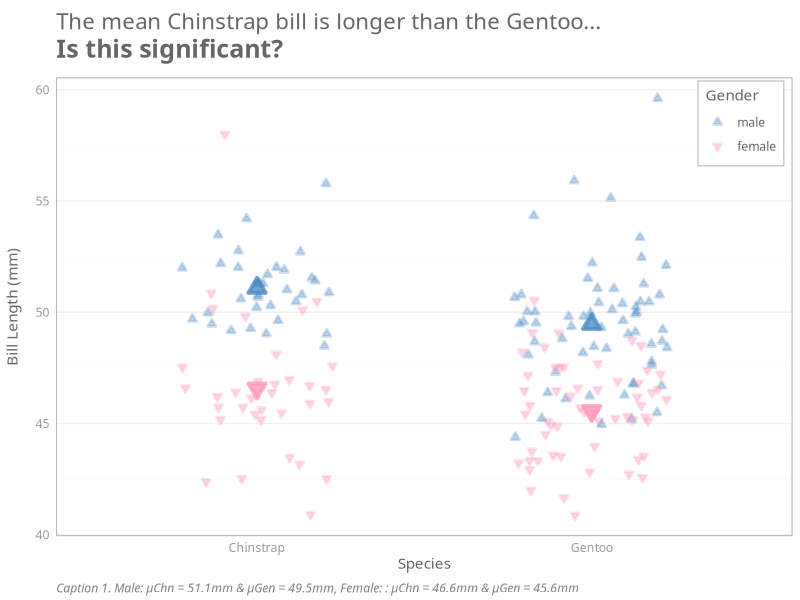
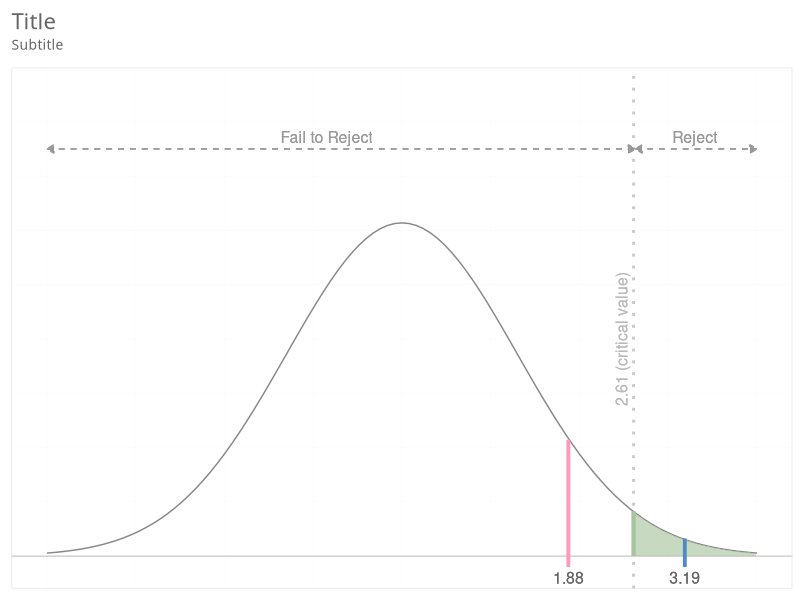

Write R code to recreate these figures, in order.
library(tidyverse)
library(palmerpenguins)

penguins |> na.omit() |> group_by(sex, species) |> summarise_if(is.numeric, mean, na.rm = TRUE)

penguins |>
  na.omit() |>
  filter(species == "Chinstrap" | species == "Gentoo") |>
  mutate(species = factor(species, levels = c("Chinstrap", "Gentoo")),
         sex = factor(sex, levels = c("male", "female"))) |>
  ggplot( aes(x = species, y = bill_length_mm, colour = sex, fill = sex, shape = sex)) +
  geom_jitter(size = 1, alpha = 0.3, width = 0.23, stroke = 1.5) +
  scale_fill_manual(name = "Gender", values=c("male"="#4E8BC4", 
                                           "female"="#FF99BE")) +
  scale_color_manual(name = "Gender", values=c("male"="#4E8BC4", 
                                           "female"="#FF99BE")) +
  scale_shape_manual(name = "Gender", values=c("male"=24, 
                                            "female"=25)) +
  labs(title = "The mean Chinstrap bill is longer than the Gentoo...",
       subtitle = "Is this significant?",
       caption = "Caption 1. Male: μChn = 51.1mm & μGen = 49.5mm, Female: : μChn = 46.6mm & μGen = 45.6mm") +
  xlab("Species") +
  ylab("Bill Length (mm)") +
  theme_minimal() +
  theme(legend.position = c(0.93, 0.9),
        legend.background = element_rect(colour = "grey80", fill = "white"),
        panel.background = element_rect(color = NA, fill = "transparent"),
        panel.border = element_rect(colour = "grey60", fill = "transparent"),
        panel.grid.major.x = element_blank(),
        panel.grid.minor.x = element_blank(),
        panel.grid.major.y = element_line(color = "grey95", size = 0.5),
        panel.grid.minor.y = element_line(color = "grey95", size = 0.1),
        text = element_text(family = "Tahoma", colour = "grey40"),
        plot.title = element_text(size = 16, margin = margin(t = 4, r = 0, b = 4, l = 0)),
        plot.subtitle = element_text(size = 18, face = "bold", margin = margin(t = 0, r = 0, b = 10, l = 0)),
        plot.caption = element_text(colour = "grey50", face = "italic", hjust = 0, vjust = 0),
        axis.title.y = element_text(margin = margin(t = 0, r = 10, b = 0, l = 0)),
        axis.text.x = element_text(colour = "grey60"),
        axis.text.y = element_text(colour = "grey60")
  ) +
  geom_point(data = penguins |> 
               filter(species == "Chinstrap" | species == "Gentoo") |> 
               filter(sex == "male"),
             stat = "summary", fun = "mean", 
             shape = 24, size = 3, fill = "#4E8BC4", color = "#4E8BC4", stroke = 2, alpha = 0.8
             ) +
  geom_point(data = penguins |> 
               filter(species == "Chinstrap" | species == "Gentoo") |> 
               filter(sex == "female"),
             stat = "summary", fun = "mean", 
             shape = 25, size = 3, fill = "#FF99BE", color = "#FF99BE", stroke = 2, alpha = 0.8
  )

new <- subset(penguins, sex == "female" | sex == "male")
Chinstrap_data <- subset(new, species == "Chinstrap")
Gentoo_data <- subset(new, species == "Gentoo")
x1 <- mean(Chinstrap_data$bill_length_mm)
x2 <- mean(Gentoo_data$bill_length_mm)
s1 <- sd(Chinstrap_data$bill_length_mm)
s2 <- sd(Gentoo_data$bill_length_mm)
n1 <- length(Chinstrap_data$bill_length_mm)
n2 <- length(Gentoo_data$bill_length_mm)

Sp <- ((n1 - 1) * s1^2 + (n2 - 1) * s2^2) / (n1 + n2 - 2)  # calculate the pooled variance
t <- (x1 - x2) / sqrt(Sp * (1/n1 + 1/n2))
t  # calculate the t-value

alpha = 0.01
dfr = n1 + n2 - 2
tcritical = qt(1 - alpha/2, dfr)
tcritical

# tmale = 3.186863,  tfemale = 1.87622,  tcritical = 2.629732

ggplot(data = data.frame(x = c(-5, 5)), aes(x)) +
  stat_function(fun = dnorm, n = 101, colour = "#888888", args = list(mean = 0, sd = 1.3)) +
  geom_hline(yintercept = 0, colour = "#333333", size = 0.1) +
  geom_segment(aes(x = 1.87622, xend = 1.87622, y = -0.01, yend = 0.107),
               size = 1.2, colour = "#FF99BE") +
  geom_text(aes(x = 1.87622, label = "1.88", y = -0.02),
            size = 4, colour = "#666666", vjust = 0.5) +
  geom_area(data = data.frame(x = seq(2.610402, 4, by = 0.01)), 
            aes(x, dnorm(x, mean = 0, sd = 1.3)), fill = "#a9c5a0", alpha = 0.65) +
  geom_vline(xintercept = 2.610402, colour = "#CACACA", linetype = "dotted", size = 1) +
  geom_segment(aes(x = 2.610402, xend = 2.610402, y = 0, yend = 0.041),
               size = 1.3, colour = "#a9c5a0") +
  geom_text(aes(x = 2.610402, label = "2.61 (critical value)", y = 0.2), 
            colour="#BABABA", angle = 90, size = 4, vjust = -0.5) +
  geom_segment(aes(x = 3.186863, xend = 3.186863, y = -0.01, yend = 0.016),
               size = 1.2, colour = "#4E8BC4") +
  geom_text(aes(x = 3.186863, label = "3.19", y = -0.02),
            size = 4, colour = "#666666", vjust = 0.5) +
  geom_segment(aes(x = -4, xend = 2.629732, y = 0.375, yend = 0.375),
               linetype = "dashed", colour = "#999999",
               arrow = arrow(length = unit(0.2, "cm"), type = "closed", ends = "both")) +
  geom_text(aes(x = -0.85, label = "Fail to Reject", y = 0.375), 
            colour = "#999999", angle = 0, vjust = -0.5, size = 4) +
  geom_segment(aes(x = 2.629732, xend = 4, y = 0.375, yend = 0.375),
               linetype = "dashed", colour = "#999999",
               arrow = arrow(length = unit(0.20, "cm"), type = "closed", ends = "both")) +
  geom_text(aes(x = 3.3, label = "Reject", y = 0.375), 
            colour = "#999999", angle = 0, vjust = -0.5, size = 4) +
  labs(title = "Title",
       subtitle = "Subtitle") +
  xlab(NULL) +
  ylab(NULL) +
  scale_y_continuous(limits = c(-0.03, 0.45), expand = c(0, 0)) +
  scale_x_continuous(limits = c(-4, 4)) +
  theme_minimal() +
  theme(legend.position = "none",
        panel.background = element_rect(color = NA, fill = "transparent"),
        panel.border = element_rect(colour = "grey90", fill = "transparent"),
        panel.grid.major.x = element_line(color = "grey97", size = 0.1),
        panel.grid.major.y = element_line(color = "grey97", size = 0.1),
        panel.grid.minor.x = element_line(color = "grey97", size = 0.1),
        panel.grid.minor.y = element_line(color = "grey97", size = 0.1),
        text = element_text(family = "Tahoma", colour = "grey40"),
        plot.title = element_text(size = 16, margin = margin(t = 4, r = 0, b = 4, l = 0)),
        plot.subtitle = element_text(size = 10, margin = margin(t = 0, r = 0, b = 10, l = 0)),
        plot.caption = element_text(colour = "grey50", face = "italic", hjust = 0, vjust = 2),
        axis.title.y = element_text(margin = margin(t = 0, r = 10, b = 0, l = 0)),
        axis.text.x = element_blank(),
        axis.text.y = element_blank()
)
